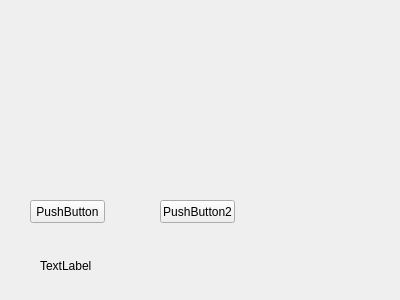
<?xml version="1.0" encoding="UTF-8"?>
<ui version="4.0">
 <class>Widget</class>
 <widget class="QWidget" name="Widget">
  <property name="geometry">
   <rect>
    <x>0</x>
    <y>0</y>
    <width>400</width>
    <height>300</height>
   </rect>
  </property>
  <property name="windowTitle">
   <string>Widget</string>
  </property>
  <widget class="QPushButton" name="pushButton">
   <property name="geometry">
    <rect>
     <x>30</x>
     <y>200</y>
     <width>75</width>
     <height>23</height>
    </rect>
   </property>
   <property name="text">
    <string>PushButton</string>
   </property>
  </widget>
  <widget class="QPushButton" name="pushButton_2">
   <property name="geometry">
    <rect>
     <x>160</x>
     <y>200</y>
     <width>75</width>
     <height>23</height>
    </rect>
   </property>
   <property name="text">
    <string>PushButton2</string>
   </property>
  </widget>
  <widget class="QLabel" name="label">
   <property name="geometry">
    <rect>
     <x>40</x>
     <y>260</y>
     <width>54</width>
     <height>12</height>
    </rect>
   </property>
   <property name="text">
    <string>TextLabel</string>
   </property>
  </widget>
 </widget>
 <layoutdefault spacing="6" margin="11"/>
 <resources/>
 <connections/>
</ui>
